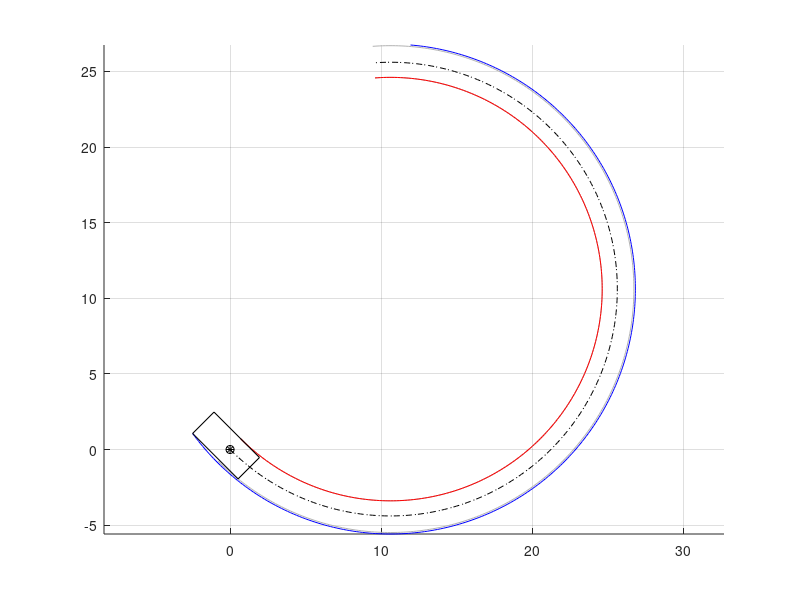

MATLAB code for this plot: (Note: this script raises an error after producing the figure.)
% Script to generate vehicle path and collision data using a constant
% radius circular model of the vehicle behavior. Currently assumes the
% vehicle CG travels on the circle and that there is zero sideslip angle.
% Could be extended to include vehicle sideslip, though the approach
% would have to use either max sideslip angle or change the bounds of the
% vehicle as it goes around.


% Remaining issues: misses edges that cross the outside of the trajectory
% but have no vertices inside (see screen shot) because the line-circle
% intersection function rejects edges with two intersections. The routine
% also does not (yet) find the minimum clearance for misses

% Update: seems to incorrectly get the closest point on an edge for a
% near miss

clearvars

% Vehicle trajectory information
vx = 20;        % longitudinal speed (m/s)
R = 15;         % path radius (m) with sign (+ left, - right)
p0 = [0,0];     % initial position of vehicle (m,m)
h0 = -pi/4;      % initial heading of vehicle (rad)
tf = 3;         % time horizon to check (s)
% Create a vector of the trajectory information
x0 = [p0'; h0; vx; R];
% Vehicle dimensional information
vehicle.a = 1.75;       % CG-front axle distance (m)
vehicle.b = 2.5;        % CG-rear axle distance (m)
vehicle.d = 2.0;        % vehicle width (m)

% Plot the points
figure(1)
clf
hold on
grid on
axis equal
plot(p0(1),p0(2),'k*')

% Calculate center point of vehicle trajectory circle
pc(1) = p0(1) + R*cos(h0+pi/2);
pc(2) = p0(2) + R*sin(h0+pi/2);

% Generate a trajectory for the given time horizon
del_t = 0.01;
t = (0:del_t:tf)';
theta = vx*t/R;
N = length(t);
pv = zeros(N,2);
pv(:,1) = R*cos(theta+h0-pi/2) + pc(1);
pv(:,2) = R*sin(theta+h0-pi/2) + pc(2);
% And plot the trajectory
plot(pv(:,1),pv(:,2),'k-.')

% Determine the bounding radii for all portions of the vehicle
Rmin = R - vehicle.d/2*sign(R);
Rmax = sign(R)*sqrt((R+vehicle.d/2*sign(R))^2 + max(vehicle.a,vehicle.b)^2);
Rinner = R - vehicle.d/2*sign(R);
Router = sign(R)*sqrt((R+vehicle.d/2*sign(R))^2 + vehicle.a^2);
travel_offset = h0 - pi/2;
theta_max_offset = sign(R)*atan2(-vehicle.b,sign(R)*R+vehicle.d/2);
plot(Rinner*cos(theta+travel_offset) + pc(1),Rinner*sin(theta+travel_offset) + pc(2),'-','color',[0.7 0.7 0.7]);
plot(Rmin*cos(theta+travel_offset) + pc(1),Rmin*sin(theta+travel_offset) + pc(2),'r-');
plot(Rmax*cos(theta+travel_offset+theta_max_offset) + pc(1),Rmax*sin(theta+travel_offset+theta_max_offset) + pc(2),'b-');
plot(Router*cos(theta+travel_offset) + pc(1),Router*sin(theta+travel_offset) + pc(2),'-','color',[0.7 0.7 0.7]);

% Now determine where the front corners of the vehicle are at each moment
plf = zeros(N,2);
prf = zeros(N,2);
plr = zeros(N,2);
prr = zeros(N,2);
plf(:,1) = pv(:,1) + vehicle.a*cos(theta+h0) + vehicle.d/2*cos(theta+h0+pi/2);
plf(:,2) = pv(:,2) + vehicle.a*sin(theta+h0) + vehicle.d/2*sin(theta+h0+pi/2);
prf(:,1) = pv(:,1) + vehicle.a*cos(theta+h0) + vehicle.d/2*cos(theta+h0-pi/2);
prf(:,2) = pv(:,2) + vehicle.a*sin(theta+h0) + vehicle.d/2*sin(theta+h0-pi/2);
plr(:,1) = pv(:,1) - vehicle.b*cos(theta+h0) + vehicle.d/2*cos(theta+h0+pi/2);
plr(:,2) = pv(:,2) - vehicle.b*sin(theta+h0) + vehicle.d/2*sin(theta+h0+pi/2);
prr(:,1) = pv(:,1) - vehicle.b*cos(theta+h0) + vehicle.d/2*cos(theta+h0-pi/2);
prr(:,2) = pv(:,2) - vehicle.b*sin(theta+h0) + vehicle.d/2*sin(theta+h0-pi/2);
% And plot the front corners continuously
% plot(plf(:,1),plf(:,2),'r-')
% plot(prf(:,1),prf(:,2),'b-')
% plot(plr(:,1),plr(:,2),'r-.')
% plot(prr(:,1),prr(:,2),'b-.')
% Plot a few of the rear corners
inds = 1;%;[1; floor(N/4); floor(N/2); floor(3*N/4)];
for i = 1:length(inds)
    plot(pv(inds(i),1),pv(inds(i),2),'ko')
    plot([plf(inds(i),1) prf(inds(i),1) prr(inds(i),1) plr(inds(i),1) plf(inds(i),1)],...
        [plf(inds(i),2) prf(inds(i),2) prr(inds(i),2) plr(inds(i),2) plf(inds(i),2)],'k');
end

% Add an obstacle by clicking to generate the points and then turning the
% points into a patch object
[xobst,yobst] = ginput;
obstacles = struct('id',{},'color',{},'primitive',{},'primparams',{},'aabb',{},'pointsX',{},'pointsY',{});
obstacles(1).pointsX = xobst;
obstacles(1).pointsY = yobst;
obstacles(1).color = [0.4 0.4 0.4];
% Plot the patch object over the trajectory lines using the patch plotting
% utility
[h,hpts] = fcn_Patch_plotPatch(obstacles,1);
axis auto

%% Determine the nearest collision
[collFlags,collTime,collAngle,collLoc,clearance] = fcn_Patch_checkCollisions(x0,vehicle,obstacles);

% Plot the car body
Rabs = abs(R);
forwardAngleOffset = sign(R)*pi/2;
bodyLoc(1,1) = Rabs*cos(collAngle) + pc(1) + vehicle.a*cos(collAngle+forwardAngleOffset) - vehicle.d/2*cos(collAngle);
bodyLoc(1,2) = Rabs*sin(collAngle) + pc(2) + vehicle.a*sin(collAngle+forwardAngleOffset) - vehicle.d/2*sin(collAngle);
bodyLoc(2,1) = Rabs*cos(collAngle) + pc(1) + vehicle.a*cos(collAngle+forwardAngleOffset) + vehicle.d/2*cos(collAngle);
bodyLoc(2,2) = Rabs*sin(collAngle) + pc(2) + vehicle.a*sin(collAngle+forwardAngleOffset) + vehicle.d/2*sin(collAngle);
bodyLoc(3,1) = Rabs*cos(collAngle) + pc(1) - vehicle.b*cos(collAngle+forwardAngleOffset) + vehicle.d/2*cos(collAngle);
bodyLoc(3,2) = Rabs*sin(collAngle) + pc(2) - vehicle.b*sin(collAngle+forwardAngleOffset) + vehicle.d/2*sin(collAngle);
bodyLoc(4,1) = Rabs*cos(collAngle) + pc(1) - vehicle.b*cos(collAngle+forwardAngleOffset) - vehicle.d/2*cos(collAngle);
bodyLoc(4,2) = Rabs*sin(collAngle) + pc(2) - vehicle.b*sin(collAngle+forwardAngleOffset) - vehicle.d/2*sin(collAngle);
plot(bodyLoc([1:end 1],1),bodyLoc([1:end 1],2),'b-','linewidth',1);

% Plot the collision or closest clearance point
plot(collLoc(1),collLoc(2),'r*')

% Create another copy of the figure
figure(1)
a1 = gca;
f2 = figure(2);
clf
a2 = copyobj(a1,f2);
figure(2)
axis([collLoc(1)-2 collLoc(1)+2 collLoc(2)-2 collLoc(2) + 2]);
% Create a legend
%legend('Vehicle Start Point','Vehicle Trajectory','Inner Vehicle Bound','Outer Vehicle Bound','Vehicle CG','Vehicle Outline at Start','Obstacle','Obstacle Vertices','Vehicle Outline at Collision','Collision Point','location','best')

if 1 == collFlags(1)
    fprintf('Found a collision with TTC of %0.2f seconds at (%0.2f,%0.2f)\n',collTime,collLoc(1),collLoc(2));
else
    fprintf('No collision detected. Smallest clearance distance is %0.2f units at (%0.2f,%0.2f), occurring at %0.2f seconds.\n',clearance,collLoc(1),collLoc(2),collTime);
end
